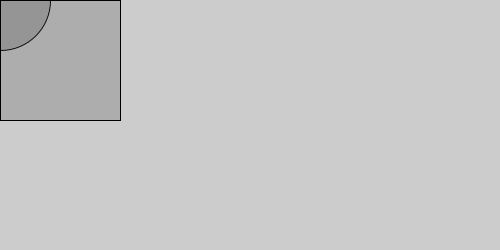
Frame 1 (no input)
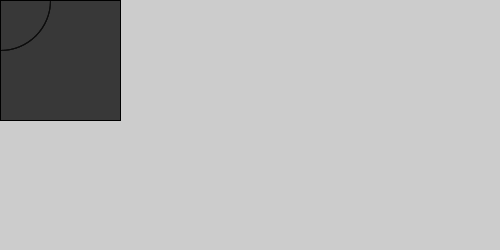
Frame 60 (the mouse pressed at the canvas centre just before this capture)
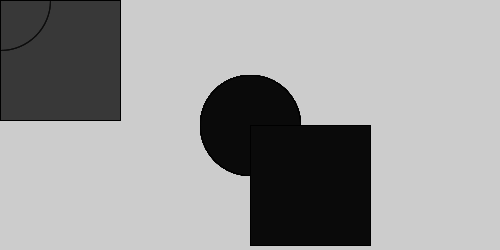
Frame 120 (the mouse held since frame 60 and released just before this capture)

The Processing sketch that drew these frames (run headless with seeded random() and noise(); from frame 60 on, the mouse is pressed at the canvas centre):

// Processing sketch: sketch_220324a
// ── sketch_220324a.pde
void setup(){
  size(500, 250);
}

void draw(){
  if (mousePressed){
    fill(10);
  }else{
    fill(55, 52);
  }
ellipse(mouseX, mouseY, 100, 100); //ellipse(x, y, width, height)
rect(mouseX, mouseY, 120, 120);
}
